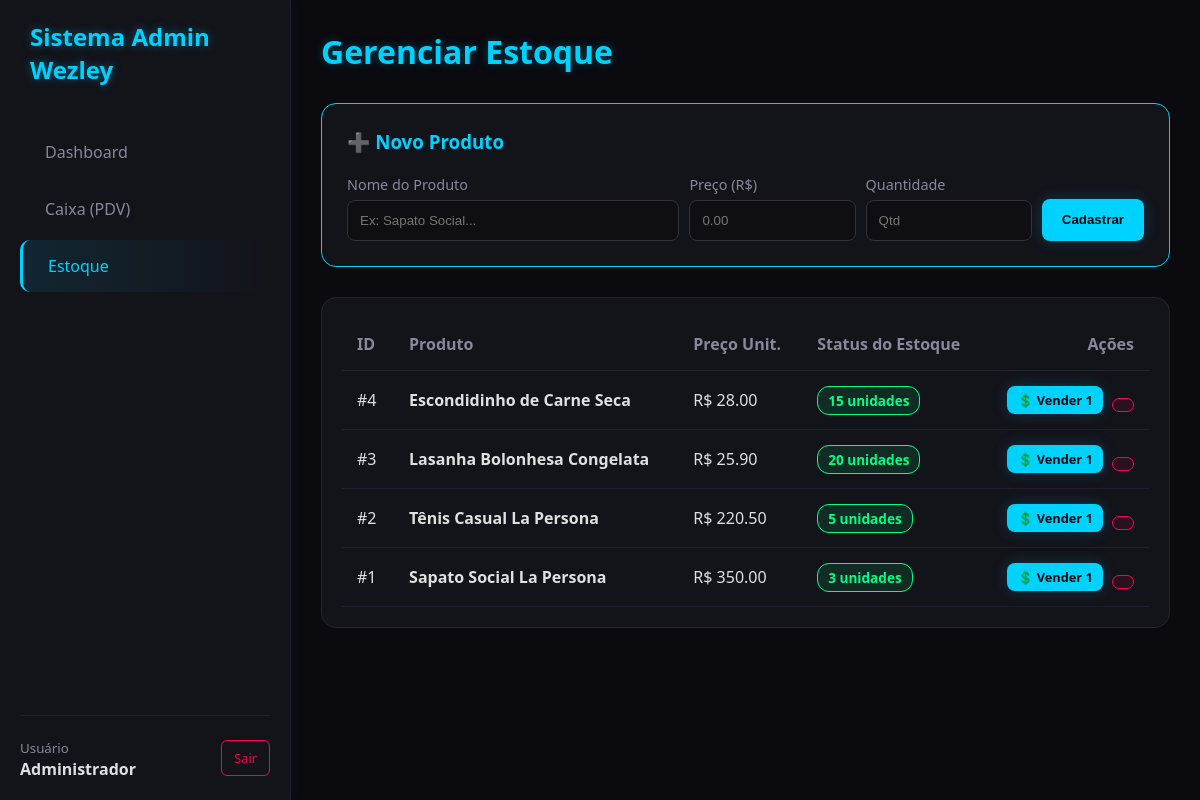
Screenshot of /estoque (signed in) with the database file from the repository.
### tables this page shows
CREATE TABLE produtos (
            id INTEGER PRIMARY KEY AUTOINCREMENT,
            nome TEXT NOT NULL,
            preco REAL NOT NULL,
            quantidade INTEGER NOT NULL
        );

### main.py (the view)
@app.route('/estoque')
def estoque():
    if not session.get('usuario_logado'): return redirect('/login')
    conn = conectar_banco()
    cursor = conn.cursor()
    cursor.execute("SELECT * FROM produtos ORDER BY id DESC")
    produtos = cursor.fetchall()
    conn.close()
    return render_template('estoque.html', produtos=produtos) # nome_loja já está na session

### main.py (called while the page is built)
def conectar_banco():
    caminho_banco = os.path.join(pasta_base, 'estoque.db')
    return sqlite3.connect(caminho_banco)

### templates/estoque.html (shortened to what this page needs)
{% extends "layout.html" %}
{% block content %}
<div class="header">
    <h1 class="page-title">Gerenciar Estoque</h1>
</div>
<div style="background: var(--bg-card); padding: 25px; border-radius: 15px; border: 1px solid var(--neon-blue); margin-bottom: 30px;">
    <h3 style="color: var(--neon-blue); margin-top: 0;">➕ Novo Produto</h3>
    <form method="POST" action="{{ url_for('index') }}" style="display: flex; gap: 10px; align-items: end;">
        <div style="flex: 2;">
            <label style="color: var(--text-secondary); font-size: 0.9em;">Nome do Produto</label>
            <input type="text" name="nome" class="form-control" placeholder="Ex: Sapato Social..." required style="margin: 5px 0 0 0;">
        </div>
        <div style="flex: 1;">
             <label style="color: var(--text-secondary); font-size: 0.9em;">Preço (R$)</label>
            <input type="number" step="0.01" name="preco" class="form-control" placeholder="0.00" required style="margin: 5px 0 0 0;">
        </div>
        <div style="flex: 1;">
             <label style="color: var(--text-secondary); font-size: 0.9em;">Quantidade</label>
            <input type="number" name="quantidade" class="form-control" placeholder="Qtd" required style="margin: 5px 0 0 0;">
        </div>
        <button type="submit" class="btn btn-primary" style="height: 42px;">Cadastrar</button>
    </form>
</div>
<div class="table-container">
    <table>
        <thead>
            <tr>
                <th>ID</th>
                <th>Produto</th>
                <th>Preço Unit.</th>
                <th>Status do Estoque</th>
                <th style="text-align: right;">Ações</th>
            </tr>
        </thead>
        <tbody>
            {% for p in produtos %}
            <tr>
                <td>#{{ p[0] }}</td>
                <td><strong>{{ p[1] }}</strong></td>
                <td>R$ {{ "%.2f"|format(p[2]) }}</td>
                <td>
                    {% if p[3] > 0 %}
                        <span class="stock-badge in-stock">{{ p[3] }} unidades</span>
                    {% else %}
                        <span class="stock-badge out-stock">ESGOTADO</span>
                    {% endif %}
                </td>
                <td style="text-align: right;">
                    <a href="/vender_estoque/{{ p[0] }}" class="btn btn-primary" style="padding: 5px 10px; font-size: 0.8em; margin-right: 5px;">💲 Vender 1</a>
                     <a href="{{ url_for('excluir', id_produto=p[0]) }}" class="btn btn-danger" onclick="return confirm('Tem certeza que deseja excluir {{ p[1] }}?')" style="padding: 6px 10px;">
                    </a>
                </td>
            </tr>
            {% else %}
            <tr>
                <td colspan="5" style="text-align: center; color: var(--text-secondary);">Nenhum produto cadastrado.</td>
            </tr>
            {% endfor %}
        </tbody>
    </table>
</div>
{% endblock %}

### static/css/style.css (style rules this page uses)
:root { --bg-dark: #0a0a0f; --bg-card: #13131a; --text-primary: #e0e0e0; --text-secondary: #888899; --neon-blue: #00d2ff; --neon-purple: #9d00ff; --neon-pink: #ff0055; --neon-green: #00ff88; --sidebar-width: 250px; }
body { margin: 0; padding: 0; font-family: 'Segoe UI', Roboto, Helvetica, sans-serif; background-color: var(--bg-dark); color: var(--text-primary); display: flex; height: 100vh; overflow: hidden; }
a { text-decoration: none; }
.header { display: flex; justify-content: space-between; align-items: center; margin-bottom: 30px; }
.page-title { font-size: 2em; color: var(--neon-blue); text-shadow: 0 0 10px rgba(0,210,255,0.3); margin: 0; }
.table-container { background: var(--bg-card); padding: 20px; border-radius: 15px; border: 1px solid #252530; margin-top: 30px; }
table { width: 100%; border-collapse: collapse; }
th { text-align: left; color: var(--text-secondary); padding: 15px; border-bottom: 1px solid #252530; }
td { padding: 15px; border-bottom: 1px solid #1f1f2e; color: var(--text-primary); vertical-align: middle; }
.stock-badge { padding: 4px 10px; border-radius: 12px; font-size: 0.85em; font-weight: bold; }
.in-stock { background: rgba(0,255,136,0.1); color: var(--neon-green); border: 1px solid var(--neon-green); }
.btn { padding: 10px 20px; border: none; border-radius: 8px; font-weight: bold; cursor: pointer; transition: 0.3s; display: inline-flex; align-items: center; gap: 8px; color: white; }
.btn-primary { background: var(--neon-blue); color: #0a0a0f; box-shadow: 0 0 15px rgba(0,210,255,0.2); }
.btn-danger { background: rgba(255,0,85,0.1); color: var(--neon-pink); border: 1px solid var(--neon-pink); padding: 8px; }
.form-control { width: 100%; padding: 12px; margin: 10px 0; background: #0f0f13; border: 1px solid #333; color: white; border-radius: 8px; box-sizing: border-box; }

### rows the page displays
produtos: id "4", nome "Escondidinho de Carne Seca", preco "28.00", quantidade "15"
produtos: id "3", nome "Lasanha Bolonhesa Congelata", preco "25.90", quantidade "20"
produtos: id "2", nome "Tênis Casual La Persona", preco "220.50", quantidade "5"
produtos: id "1", nome "Sapato Social La Persona", preco "350.00", quantidade "3"

### other values shown
{{ session.get('nome_loja', 'Sistema Wezley') }} "Sistema Admin Wezley"
